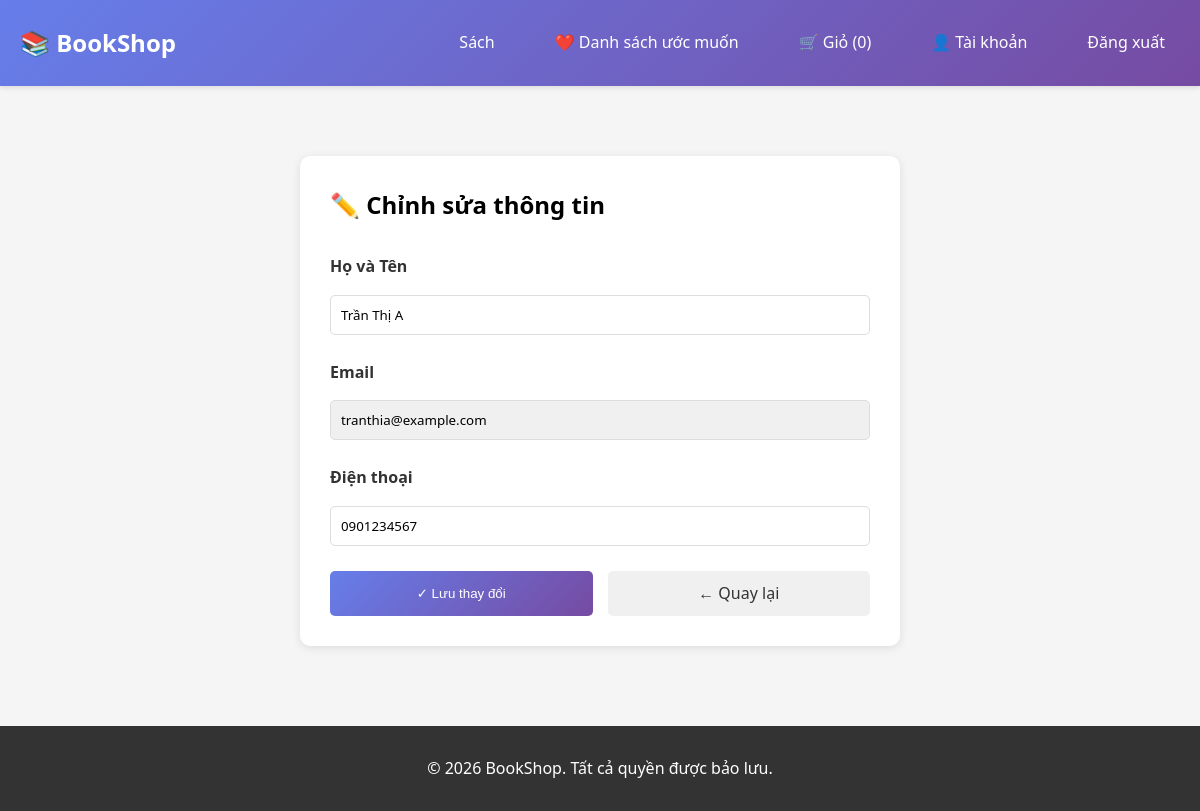
The page /account/edit/ (signed in) on the database its author committed.
### core/models/customer.py (models this page shows, shortened)
class Customer(models.Model):
    id = models.AutoField(primary_key=True)
    name = models.CharField(max_length=255)
    email = models.EmailField(unique=True)
    password = models.CharField(max_length=255)
    phone = models.CharField(max_length=20, blank=True, null=True)
    address = models.ForeignKey('Address', on_delete=models.SET_NULL, null=True, blank=True)
    membership_level = models.ForeignKey('MembershipLevel', on_delete=models.SET_NULL, null=True, blank=True)
    created_at = models.DateTimeField(auto_now_add=True)
    loyalty_points = models.IntegerField(default=0)
    class Meta:
        app_label = 'core'
        db_table = 'core_customer'

### core/views.py (the view)
# urls.py: path('account/edit/', views.edit_account, name='edit_account'),
def edit_account(request):
    if 'customer_id' not in request.session:
        return redirect('core:login')
    try:
        customer = Customer.objects.get(id=request.session['customer_id'])
        if request.method == 'POST':
            customer.name = request.POST.get('name', customer.name)
            customer.phone = request.POST.get('phone', customer.phone)
            customer.save()
            return redirect('core:account_view')
        context = get_context(request)
        context.update({
            'customer': customer,
        })
        return render(request, 'core/edit_account.html', context)
    except Customer.DoesNotExist:
        return redirect('core:login')

### core/views.py (called while the page is built)
def get_context(request):
    context = {'is_logged_in': 'customer_id' in request.session}
    if 'customer_id' in request.session:
        try:
            customer = Customer.objects.get(id=request.session['customer_id'])
            context['customer'] = customer
            context['cart_count'] = CartItem.objects.filter(
                cart__customer=customer,
                cart__is_active=True
            ).count()
        except Customer.DoesNotExist:
            del request.session['customer_id']
    return context

### core/templates/core/edit_account.html (shortened to what this page needs)
{% extends "core/base.html" %}
{% block content %}
<div style="max-width: 600px; margin: 50px auto; background: white; padding: 30px; border-radius: 10px; box-shadow: 0 2px 10px rgba(0,0,0,0.1);">
    <h2 style="margin-bottom: 30px;">✏️ Chỉnh sửa thông tin</h2>
    <form method="POST">
        <div class="form-group">
            <label for="name">Họ và Tên</label>
            <input type="text" id="name" name="name" value="{{ customer.name }}" required>
        </div>
        <div class="form-group">
            <label for="email">Email</label>
            <input type="email" id="email" name="email" value="{{ customer.email }}" readonly style="background: #f0f0f0; cursor: not-allowed;">
        </div>
        <div class="form-group">
            <label for="phone">Điện thoại</label>
            <input type="text" id="phone" name="phone" value="{{ customer.phone|default:'' }}">
        </div>
        <div style="display: grid; grid-template-columns: 1fr 1fr; gap: 15px;">
            <button type="submit" class="btn">✓ Lưu thay đổi</button>
            <a href="{% url 'core:account_view' %}" class="btn" style="background: #f0f0f0; color: #333; text-decoration: none; text-align: center;">← Quay lại</a>
        </div>
    </form>
</div>
{% endblock %}

### core/templates/core/base.html (style rules this page uses)
* { margin: 0; padding: 0; box-sizing: border-box; }
body { font-family: 'Segoe UI', Tahoma, Geneva, Verdana, sans-serif; background-color: #f5f5f5; line-height: 1.6; }
button, .btn { background: linear-gradient(135deg, #667eea 0%, #764ba2 100%); color: white; border: none; padding: 10px 20px; border-radius: 5px; cursor: pointer; text-decoration: none; display: inline-block; transition: transform 0.2s, box-shadow 0.2s; }
input[type="text"], input[type="email"], input[type="password"], input[type="number"], select, textarea { width: 100%; padding: 10px; margin: 10px 0; border: 1px solid #ddd; border-radius: 5px; font-family: inherit; }
.form-group { margin-bottom: 15px; }
label { display: block; margin-bottom: 5px; font-weight: bold; color: #333; }

### rows shown on the page
Customer: name "Trần Thị A", email "tranthia@example.com", phone "0901234567"

### other values the page prints
{{ cart_count }} "0"
